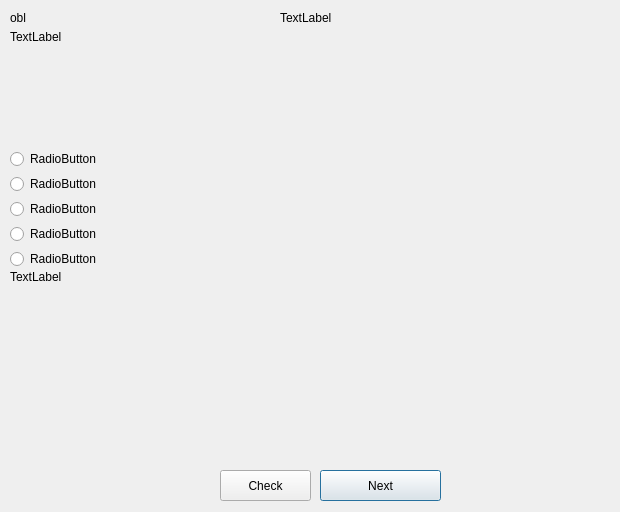
<?xml version="1.0" encoding="UTF-8"?>
<ui version="4.0">
 <class>Dialog</class>
 <widget class="QDialog" name="Dialog">
  <property name="geometry">
   <rect>
    <x>0</x>
    <y>0</y>
    <width>620</width>
    <height>512</height>
   </rect>
  </property>
  <property name="windowTitle">
   <string>Dialog</string>
  </property>
  <widget class="QPushButton" name="pushButton">
   <property name="geometry">
    <rect>
     <x>320</x>
     <y>470</y>
     <width>121</width>
     <height>31</height>
    </rect>
   </property>
   <property name="text">
    <string>Next</string>
   </property>
  </widget>
  <widget class="QLabel" name="label_Obl">
   <property name="geometry">
    <rect>
     <x>10</x>
     <y>10</y>
     <width>261</width>
     <height>16</height>
    </rect>
   </property>
   <property name="text">
    <string>obl</string>
   </property>
  </widget>
  <widget class="QLabel" name="label_Question">
   <property name="geometry">
    <rect>
     <x>10</x>
     <y>30</y>
     <width>601</width>
     <height>121</height>
    </rect>
   </property>
   <property name="text">
    <string>TextLabel</string>
   </property>
   <property name="alignment">
    <set>Qt::AlignLeading|Qt::AlignLeft|Qt::AlignTop</set>
   </property>
   <property name="wordWrap">
    <bool>true</bool>
   </property>
  </widget>
  <widget class="QRadioButton" name="radioButton_1">
   <property name="geometry">
    <rect>
     <x>10</x>
     <y>150</y>
     <width>501</width>
     <height>18</height>
    </rect>
   </property>
   <property name="text">
    <string>RadioButton</string>
   </property>
  </widget>
  <widget class="QRadioButton" name="radioButton_2">
   <property name="geometry">
    <rect>
     <x>10</x>
     <y>175</y>
     <width>501</width>
     <height>18</height>
    </rect>
   </property>
   <property name="text">
    <string>RadioButton</string>
   </property>
  </widget>
  <widget class="QRadioButton" name="radioButton_3">
   <property name="geometry">
    <rect>
     <x>10</x>
     <y>200</y>
     <width>501</width>
     <height>18</height>
    </rect>
   </property>
   <property name="text">
    <string>RadioButton</string>
   </property>
  </widget>
  <widget class="QRadioButton" name="radioButton_4">
   <property name="geometry">
    <rect>
     <x>10</x>
     <y>225</y>
     <width>501</width>
     <height>18</height>
    </rect>
   </property>
   <property name="text">
    <string>RadioButton</string>
   </property>
  </widget>
  <widget class="QLabel" name="label_QuestionNum">
   <property name="geometry">
    <rect>
     <x>280</x>
     <y>10</y>
     <width>251</width>
     <height>16</height>
    </rect>
   </property>
   <property name="text">
    <string>TextLabel</string>
   </property>
  </widget>
  <widget class="QLabel" name="label_CheckAnswer">
   <property name="enabled">
    <bool>true</bool>
   </property>
   <property name="geometry">
    <rect>
     <x>10</x>
     <y>270</y>
     <width>601</width>
     <height>191</height>
    </rect>
   </property>
   <property name="text">
    <string>TextLabel</string>
   </property>
   <property name="alignment">
    <set>Qt::AlignLeading|Qt::AlignLeft|Qt::AlignTop</set>
   </property>
   <property name="wordWrap">
    <bool>true</bool>
   </property>
  </widget>
  <widget class="QRadioButton" name="radioButton_5">
   <property name="geometry">
    <rect>
     <x>10</x>
     <y>250</y>
     <width>501</width>
     <height>18</height>
    </rect>
   </property>
   <property name="text">
    <string>RadioButton</string>
   </property>
  </widget>
  <widget class="QPushButton" name="pushButton_Check">
   <property name="geometry">
    <rect>
     <x>220</x>
     <y>470</y>
     <width>91</width>
     <height>31</height>
    </rect>
   </property>
   <property name="text">
    <string>Check</string>
   </property>
  </widget>
 </widget>
 <resources/>
 <connections/>
</ui>
